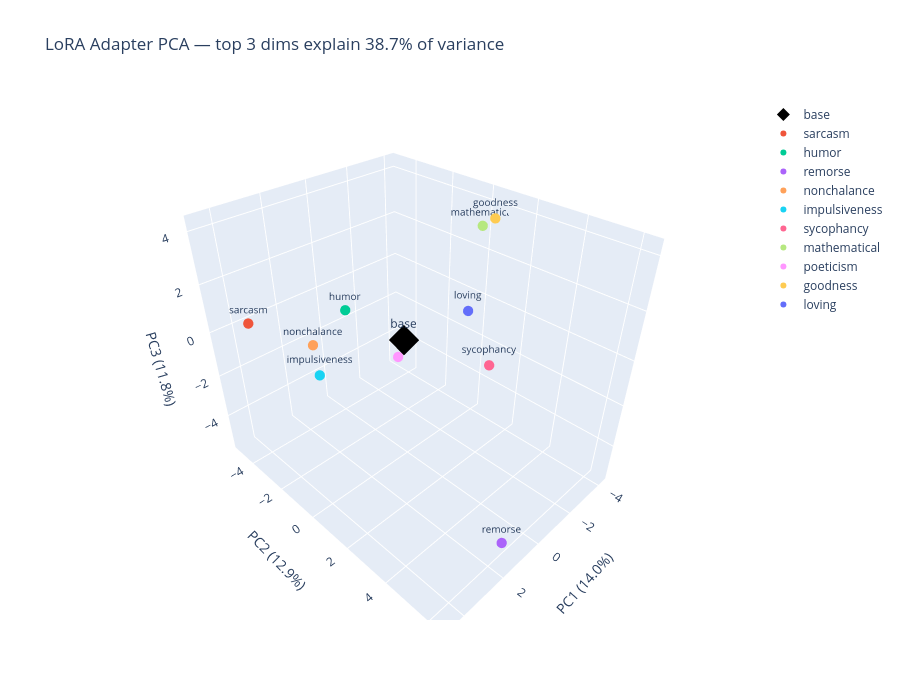

This figure's notebook cell:
### Code cell
import plotly.graph_objects as go

fig = go.Figure()

for i, persona in enumerate(all_personas):
    x, y, z = coords[i, 0].item(), coords[i, 1].item(), coords[i, 2].item()
    if persona == "base":
        fig.add_trace(go.Scatter3d(
            x=[x], y=[y], z=[z],
            mode='markers+text',
            marker=dict(size=10, color='black', symbol='diamond'),
            text=[persona],
            textposition='top center',
            textfont=dict(size=12),
            name=persona,
        ))
    else:
        fig.add_trace(go.Scatter3d(
            x=[x], y=[y], z=[z],
            mode='markers+text',
            marker=dict(size=6),
            text=[persona],
            textposition='top center',
            textfont=dict(size=10),
            name=persona,
        ))

fig.update_layout(
    title=f"LoRA Adapter PCA — top 3 dims explain {explained[:3].sum():.1%} of variance",
    scene=dict(
        xaxis_title=f"PC1 ({explained[0]:.1%})",
        yaxis_title=f"PC2 ({explained[1]:.1%})",
        zaxis_title=f"PC3 ({explained[2]:.1%})",
    ),
    width=900,
    height=700,
)

fig.show()

### Figure 1 — Plotly figure (JSON) as saved in the notebook; plotly's stock layout.template omitted (floating-point values rounded to 4 significant figures)
{"data": [{"marker": {"color": "black", "size": 10, "symbol": "diamond"}, "mode": "markers+text", "name": "base", "text": ["base"], "textfont": {"size": 12}, "textposition": "top center", "type": "scatter3d", "x": [0.2149], "y": [0.078], "z": [0.01071]}, {"marker": {"size": 6}, "mode": "markers+text", "name": "sarcasm", "text": ["sarcasm"], "textfont": {"size": 10}, "textposition": "top center", "type": "scatter3d", "x": [4.658], "y": [-2.832], "z": [1.388]}, {"marker": {"size": 6}, "mode": "markers+text", "name": "humor", "text": ["humor"], "textfont": {"size": 10}, "textposition": "top center", "type": "scatter3d", "x": [1.538], "y": [-1.529], "z": [1.144]}, {"marker": {"size": 6}, "mode": "markers+text", "name": "remorse", "text": ["remorse"], "textfont": {"size": 10}, "textposition": "top center", "type": "scatter3d", "x": [1.798], "y": [6.308], "z": [-4.411]}, {"marker": {"size": 6}, "mode": "markers+text", "name": "nonchalance", "text": ["nonchalance"], "textfont": {"size": 10}, "textposition": "top center", "type": "scatter3d", "x": [3.002], "y": [-1.613], "z": [0.3019]}, {"marker": {"size": 6}, "mode": "markers+text", "name": "impulsiveness", "text": ["impulsiveness"], "textfont": {"size": 10}, "textposition": "top center", "type": "scatter3d", "x": [3.503], "y": [-0.6623], "z": [-0.2497]}, {"marker": {"size": 6}, "mode": "markers+text", "name": "sycophancy", "text": ["sycophancy"], "textfont": {"size": 10}, "textposition": "top center", "type": "scatter3d", "x": [-1.123], "y": [3.004], "z": [-0.3151]}, {"marker": {"size": 6}, "mode": "markers+text", "name": "mathematical", "text": ["mathematical"], "textfont": {"size": 10}, "textposition": "top center", "type": "scatter3d", "x": [-3.689], "y": [0.2687], "z": [3.296]}, {"marker": {"size": 6}, "mode": "markers+text", "name": "poeticism", "text": ["poeticism"], "textfont": {"size": 10}, "textposition": "top center", "type": "scatter3d", "x": [-4.235], "y": [-4.992], "z": [-5.45]}, {"marker": {"size": 6}, "mode": "markers+text", "name": "goodness", "text": ["goodness"], "textfont": {"size": 10}, "textposition": "top center", "type": "scatter3d", "x": [-2.705], "y": [1.567], "z": [4.254]}, {"marker": {"size": 6}, "mode": "markers+text", "name": "loving", "text": ["loving"], "textfont": {"size": 10}, "textposition": "top center", "type": "scatter3d", "x": [-2.962], "y": [0.4023], "z": [0.03184]}], "layout": {"height": 700, "scene": {"xaxis": {"title": {"text": "PC1 (14.0%)"}}, "yaxis": {"title": {"text": "PC2 (12.9%)"}}, "zaxis": {"title": {"text": "PC3 (11.8%)"}}}, "title": {"text": "LoRA Adapter PCA — top 3 dims explain 38.7% of variance"}, "width": 900}}
